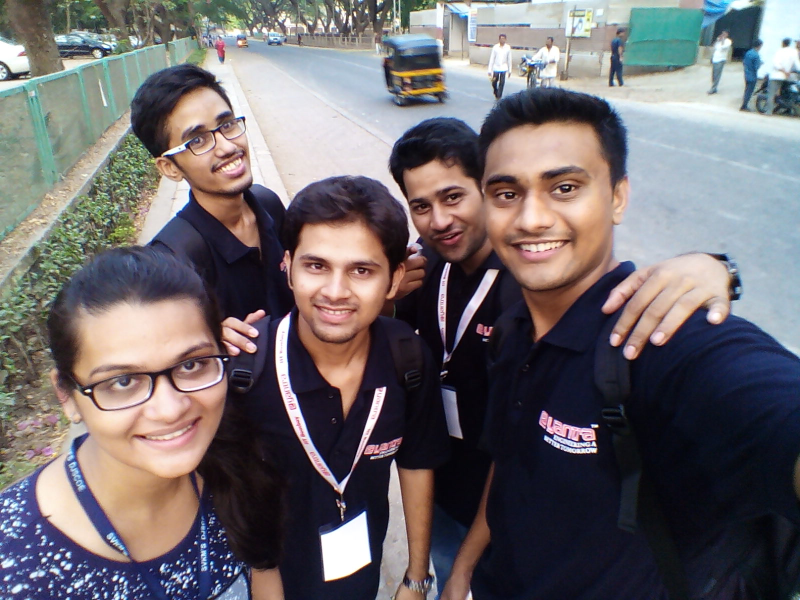
#> input picture 29May/e.jpeg, 1600 x 1200 px (shown at 1/2 size)
$ python fd.py
#> lines starting #> are read from the running program, lines starting #| are printed output that depends on the picture
import numpy as np
import cv2
face_cascade = cv2.CascadeClassifier('haarcascade_frontalface_alt.xml')
eye_cascade = cv2.CascadeClassifier('haarcascade_eye.xml')
img = cv2.imread('e.jpeg')
#> img is the input picture: shape (1200, 1600, 3); mean B, G, R 108.8, 105.7, 111.1
height, width, channels = img.shape
#> height = 1200; width = 1600; channels = 3
img1 = cv2.resize(img,(width/2, height/2), interpolation = cv2.INTER_CUBIC)
gray = cv2.cvtColor(img1, cv2.COLOR_BGR2GRAY)
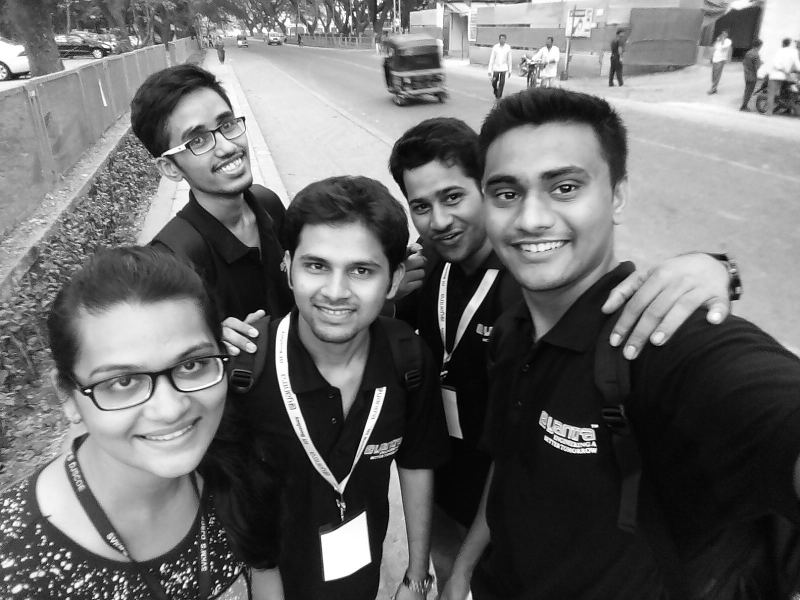
#> gray: shape (600, 800); min 0, max 255, mean 107.7
faces = face_cascade.detectMultiScale(gray, 1.01, 5)
#> faces = [[387, 162, 100, 100], [281, 224, 114, 114], [458, 128, 156, 156], [59, 304, 188, 188]]
for (x,y,w,h) in faces:
 cv2.rectangle(img1,(x,y),(x+w,y+h),(255,0,0),2)
 roi_gray = gray[y:y+h, x:x+w]
 roi_color = img1[y:y+h, x:x+w]
 eyes = eye_cascade.detectMultiScale(roi_gray)
 for (ex,ey,ew,eh) in eyes:
  cv2.rectangle(roi_color,(ex,ey),(ex+ew,ey+eh),(0,255,0),2)
#> this loop made 4 passes
#> (x, y, w, h, eyes) on passes 1 to 4: (387, 162, 100, 100, [[51, 23, 26, 26], [23, 33, 24, 24]]), (281, 224, 114, 114, [[19, 25, 33, 33], [63, 30, 32, 32]]), (458, 128, 156, 156, [[80, 36, 46, 46], [27, 44, 42, 42]]), (59, 304, 188, 188, [[48, 62, 33, 33], [116, 46, 32, 32], [72, 54, 46, 46]])
#> pass 1, `roi_gray = gray[y:y+h, x:x+w]`:
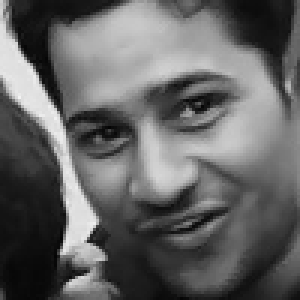
#> roi_gray: shape (100, 100) (shown 3 times larger); min 3, max 243, mean 99.9
#> pass 1, `roi_color = img1[y:y+h, x:x+w]`:
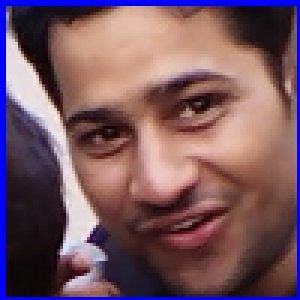
#> roi_color: shape (100, 100, 3) (shown 3 times larger); mean B, G, R 97.1, 86.9, 118.5
#> pass 2, `roi_color = img1[y:y+h, x:x+w]`:
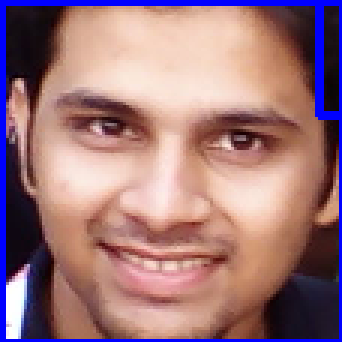
#> roi_color: shape (114, 114, 3) (shown 3 times larger); mean B, G, R 123.7, 118.2, 157
#> after the loop:
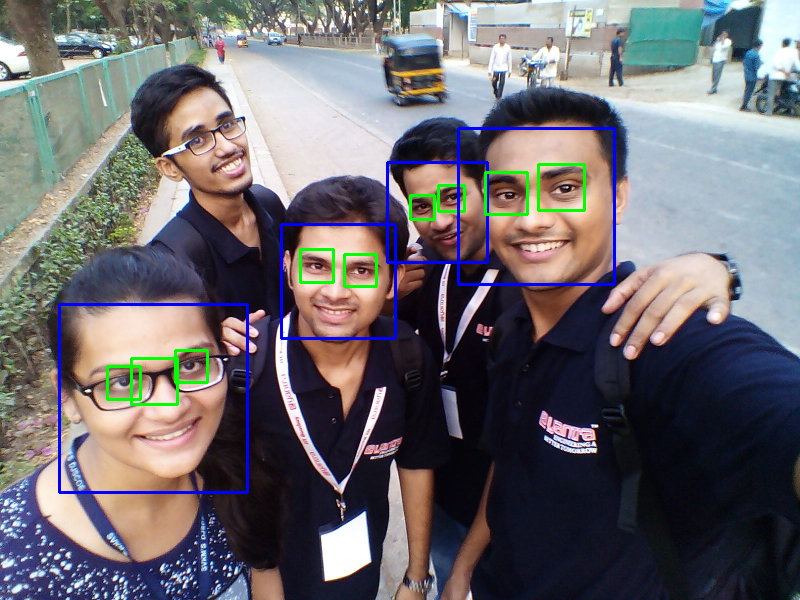
#> img1: shape (600, 800, 3); mean B, G, R 110.1, 105.3, 108.2
#> after the loop:
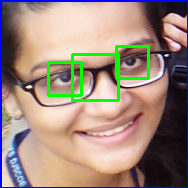
#> roi_color: shape (188, 188, 3); mean B, G, R 126.6, 138, 157.3
#> after the loop:
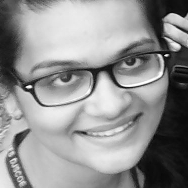
#> roi_gray: shape (188, 188); min 2, max 255, mean 145.3
cv2.imshow('img',img1)
cv2.waitKey(0)
cv2.destroyAllWindows()
